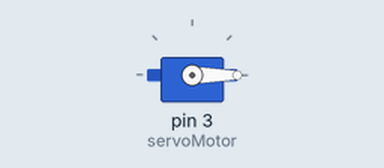
Bench run of a sketch on a simulated Arduino Uno, built with avr-gcc and run on an emulated ATmega328P. On the bench: servo.

Above: at 0.05 s.
At 2.0 s:
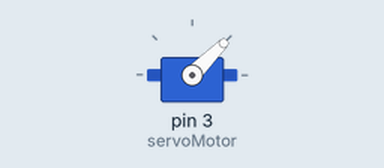
At 4.0 s:
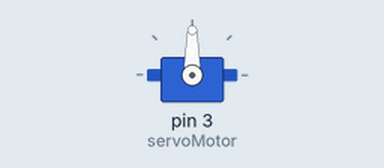
At 9.0 s:
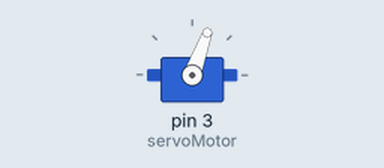
Timing chart, 0 to 11.7 s (numbered marks = the images above):
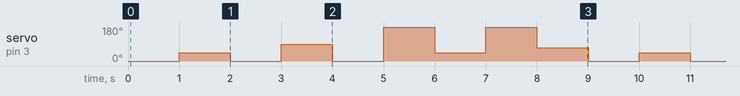

Measured:
- by itself, servo on pin 3 (servoMotor): repeats every 9.0 s: 0° 1.0 s, 90° 1.0 s, 0° 1.0 s, 180° 1.0 s, 45° 1.0 s, 180° 1.0 s, 70° 1.0 s, 0° 1.0 s, 45° 1.0 s

The sketch:

ServoControlBidireccional.ino
```cpp
//Dr. fernando Aldana Franco.
//30 de enero de 2022
//Laboratorio de Electromagnetismo, Electrónica y Control.
//Facultad de Ingeniería Mecánica y Eléctrica - Xalapa.
//Universidad Veracruzana.
//Control de servomotores con movimiento bidireccional.
/*Este programa permite el control de servomotores mediante la biblioteca servo.h
 * Genera angulós en una y otra dirección
*/

#include <Servo.h> //Biblioteca para escribir al PWM

Servo servoMotor; //Se delcara el objeto servomotor

void setup() {
  servoMotor.attach(3); //Inicia el servo en el PWM del pin 3

}

void loop() {
  servoMotor.write(0);//Servo a posición de origen
  delay(1000);
  servoMotor.write(45);//Servo a 90°
  delay(1000);
  servoMotor.write(0);//Servo a posición de origen
  delay(1000);
  servoMotor.write(90);//Servo a 180°
  delay(1000);
  servoMotor.write(0);//Servo a posición de origen
  delay(1000);
  servoMotor.write(180);//Servo a 180°
  delay(1000);
  servoMotor.write(45);//Servo a 45°
  delay(1000);
  servoMotor.write(270);//Servo a 270°
  delay(1000);
  servoMotor.write(70);//Servo a 45°
  delay(1000);
}
```
